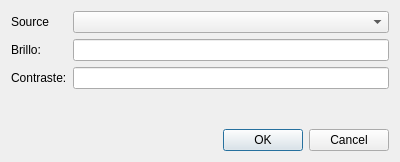
<?xml version="1.0" encoding="UTF-8"?>
<ui version="4.0">
 <class>Brightness_and_contrast</class>
 <widget class="QDialog" name="Brightness_and_contrast">
  <property name="geometry">
   <rect>
    <x>0</x>
    <y>0</y>
    <width>400</width>
    <height>162</height>
   </rect>
  </property>
  <property name="windowTitle">
   <string>Dialog</string>
  </property>
  <layout class="QGridLayout" name="gridLayout">
   <item row="3" column="0">
    <widget class="QLabel" name="label_2">
     <property name="text">
      <string>Contraste:</string>
     </property>
    </widget>
   </item>
   <item row="0" column="0">
    <widget class="QLabel" name="label_3">
     <property name="text">
      <string>Source</string>
     </property>
    </widget>
   </item>
   <item row="5" column="2">
    <widget class="QDialogButtonBox" name="buttonBox">
     <property name="orientation">
      <enum>Qt::Horizontal</enum>
     </property>
     <property name="standardButtons">
      <set>QDialogButtonBox::Cancel|QDialogButtonBox::Ok</set>
     </property>
    </widget>
   </item>
   <item row="2" column="0">
    <widget class="QLabel" name="label">
     <property name="text">
      <string>Brillo:</string>
     </property>
    </widget>
   </item>
   <item row="3" column="2">
    <widget class="QLineEdit" name="lineEdit"/>
   </item>
   <item row="4" column="2">
    <spacer name="verticalSpacer">
     <property name="orientation">
      <enum>Qt::Vertical</enum>
     </property>
     <property name="sizeHint" stdset="0">
      <size>
       <width>20</width>
       <height>40</height>
      </size>
     </property>
    </spacer>
   </item>
   <item row="2" column="2">
    <widget class="QLineEdit" name="lineEdit_2"/>
   </item>
   <item row="0" column="2">
    <widget class="QComboBox" name="comboBox"/>
   </item>
  </layout>
 </widget>
 <resources/>
 <connections>
  <connection>
   <sender>buttonBox</sender>
   <signal>accepted()</signal>
   <receiver>Brightness_and_contrast</receiver>
   <slot>accept()</slot>
   <hints>
    <hint type="sourcelabel">
     <x>248</x>
     <y>254</y>
    </hint>
    <hint type="destinationlabel">
     <x>157</x>
     <y>274</y>
    </hint>
   </hints>
  </connection>
  <connection>
   <sender>buttonBox</sender>
   <signal>rejected()</signal>
   <receiver>Brightness_and_contrast</receiver>
   <slot>reject()</slot>
   <hints>
    <hint type="sourcelabel">
     <x>316</x>
     <y>260</y>
    </hint>
    <hint type="destinationlabel">
     <x>286</x>
     <y>274</y>
    </hint>
   </hints>
  </connection>
 </connections>
</ui>
